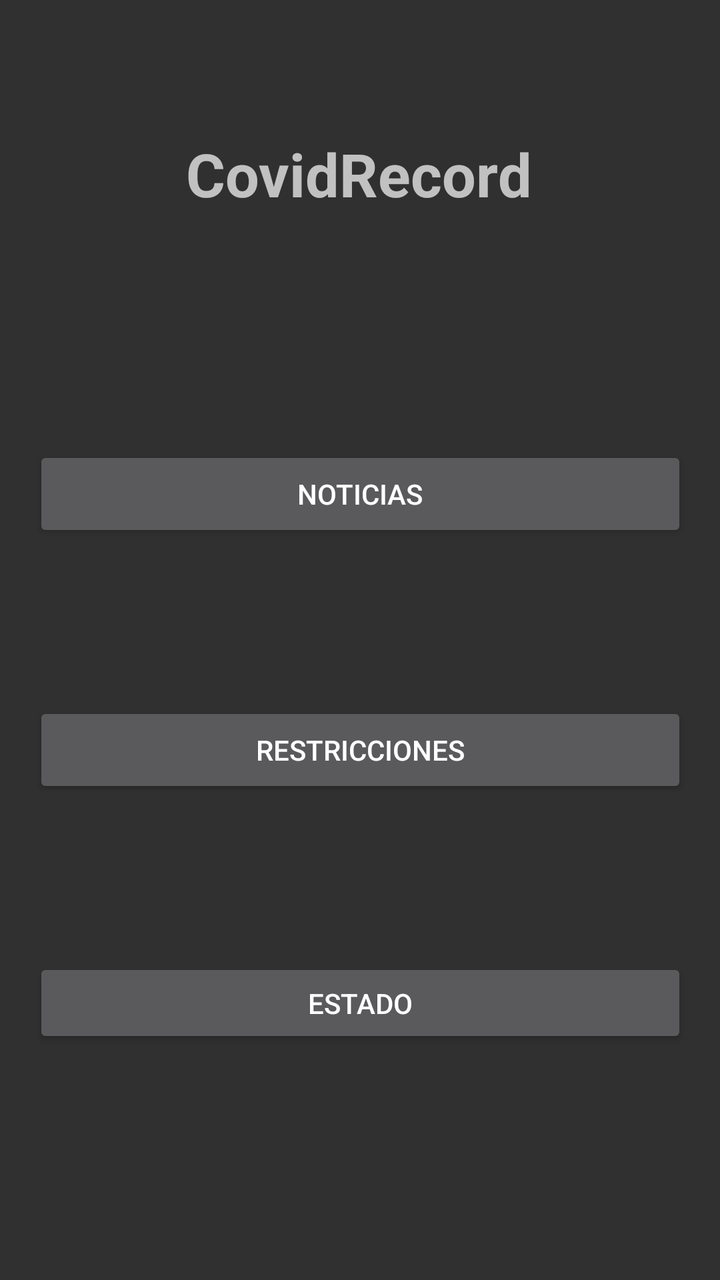
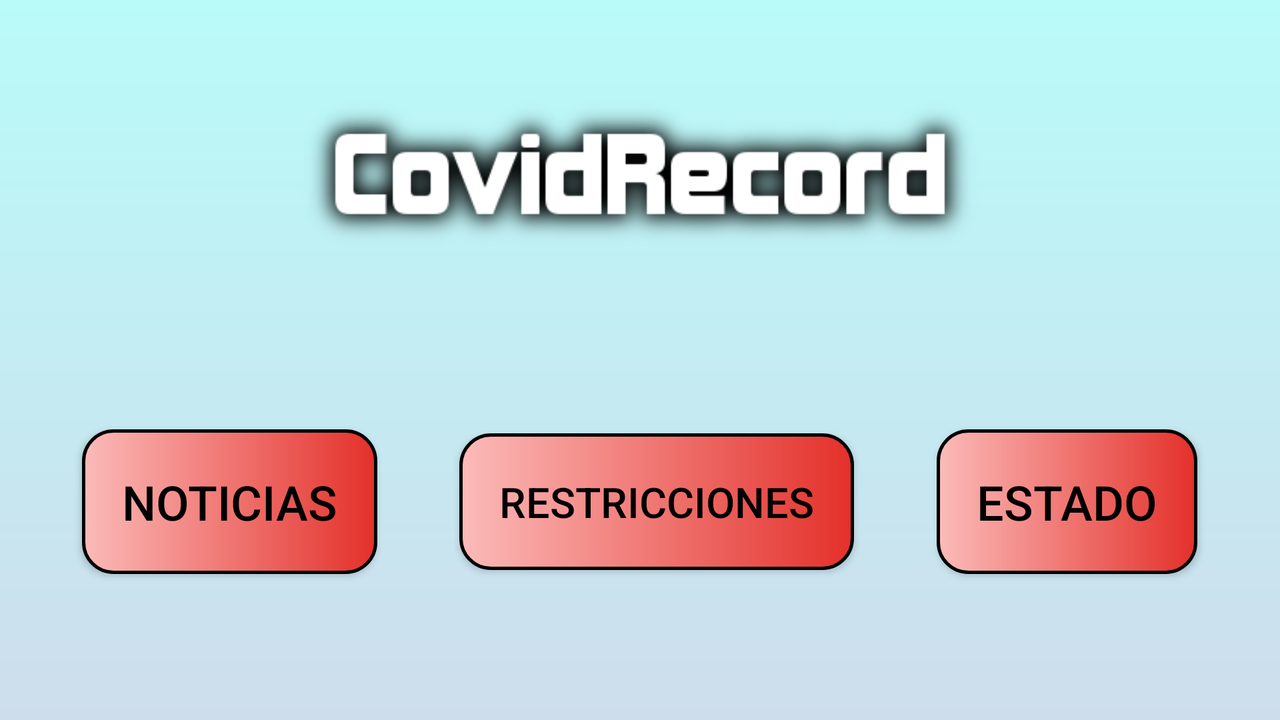

The same Android screen from two of the app's own layout files: first res/layout/ as a phone draws it, then the author's variant for another configuration, drawn on a device whose configuration selects that folder. Both files follow.
<!-- AndroidManifest.xml: application theme AppTheme -->
<!-- res/layout/activity_main.xml -->
<?xml version="1.0" encoding="utf-8"?>
<androidx.constraintlayout.widget.ConstraintLayout xmlns:android="http://schemas.android.com/apk/res/android"
    xmlns:app="http://schemas.android.com/apk/res-auto"
    xmlns:tools="http://schemas.android.com/tools"
    android:layout_width="match_parent"
    android:layout_height="match_parent"
    tools:context=".views.MainActivity">

    <TextView
        android:id="@+id/textView"
        android:layout_width="wrap_content"
        android:layout_height="wrap_content"
        android:text="@string/main_title"
        android:textSize="30sp"
        android:textStyle="bold"
        app:layout_constraintBottom_toBottomOf="parent"
        app:layout_constraintEnd_toEndOf="parent"
        app:layout_constraintHorizontal_bias="0.498"
        app:layout_constraintStart_toStartOf="parent"
        app:layout_constraintTop_toTopOf="parent"
        app:layout_constraintVertical_bias="0.111" />

    <LinearLayout
        android:layout_width="327dp"
        android:layout_height="301dp"
        android:orientation="vertical"
        app:layout_constraintBottom_toBottomOf="parent"
        app:layout_constraintEnd_toEndOf="parent"
        app:layout_constraintStart_toStartOf="parent"
        app:layout_constraintTop_toBottomOf="@+id/textView">

        <Button
            android:id="@+id/button_news"
            android:layout_width="match_parent"
            android:layout_height="wrap_content"
            android:onClick="onClickLanzarActivity"
            android:text="@string/main_news_button_text" />

        <Space
            android:layout_width="match_parent"
            android:layout_height="80dp" />

        <Button
            android:id="@+id/button_restriction"
            android:layout_width="match_parent"
            android:layout_height="wrap_content"
            android:onClick="onClickLanzarActivity"
            android:text="@string/main_restriction_button_text" />

        <Space
            android:layout_width="match_parent"
            android:layout_height="80dp" />

        <Button
            android:id="@+id/button_state"
            android:layout_width="match_parent"
            android:layout_height="wrap_content"
            android:onClick="onClickLanzarActivity"
            android:text="@string/main_state_button_text" />
    </LinearLayout>

</androidx.constraintlayout.widget.ConstraintLayout>
<!-- resources referenced by this layout -->
<resources>
  <string name="main_news_button_text">Noticias</string>
  <string name="main_restriction_button_text">Restricciones</string>
  <string name="main_state_button_text">Estado</string>
  <string name="main_title">CovidRecord</string>
  <style name="AppTheme" parent="Theme.AppCompat.NoActionBar">
          
          <item name="colorPrimary">@color/primary</item>
          
          <item name="colorAccent">@color/accent</item>
      </style>
  <color name="primary">#6200EE</color>
  <color name="accent">#03DAC5</color>
</resources>
<!-- res/layout-land/activity_main.xml (the author's variant of the layout above) -->
<!-- drawn on the phone turned sideways -->
<?xml version="1.0" encoding="utf-8"?>
<androidx.constraintlayout.widget.ConstraintLayout xmlns:android="http://schemas.android.com/apk/res/android"
    xmlns:app="http://schemas.android.com/apk/res-auto"
    xmlns:tools="http://schemas.android.com/tools"
    android:layout_width="match_parent"
    android:layout_height="match_parent"
    android:background="@drawable/ic_background_color"
    tools:context=".views.MainActivity"
    tools:layout_editor_absoluteY="25dp">

    <LinearLayout
        android:layout_width="match_parent"
        android:layout_height="match_parent"
        android:gravity="center_horizontal|center_vertical"
        android:orientation="vertical"
        app:layout_constraintBottom_toBottomOf="parent"
        app:layout_constraintEnd_toEndOf="parent"
        app:layout_constraintStart_toStartOf="parent"
        app:layout_constraintTop_toTopOf="parent">

        <ImageView
            android:id="@+id/imageView"
            android:layout_width="350dp"
            android:layout_height="110dp"
            android:layout_marginTop="32dp"
            android:contentDescription="@string/main_title"
            app:srcCompat="@drawable/ic_title_app" />

        <LinearLayout
            android:layout_width="match_parent"
            android:layout_height="match_parent"
            android:gravity="center_horizontal|center_vertical"
            android:orientation="horizontal">

            <Space
                android:layout_width="wrap_content"
                android:layout_height="wrap_content"
                android:layout_weight="1" />

            <Button
                android:id="@+id/button_news"
                android:layout_width="wrap_content"
                android:layout_height="wrap_content"
                android:background="@drawable/ic_button_main"
                android:onClick="onClickLanzarActivity"

                android:padding="20sp"
                android:text="@string/main_news_button_text"
                android:textColor="@color/black"
                android:textSize="24sp" />

            <Space
                android:layout_width="wrap_content"
                android:layout_height="wrap_content"
                android:layout_weight="1" />

            <Button
                android:id="@+id/button_restriction"
                android:layout_width="wrap_content"
                android:layout_height="wrap_content"
                android:background="@drawable/ic_button_main"
                android:onClick="onClickLanzarActivity"
                android:padding="20sp"
                android:text="@string/main_restriction_button_text"
                android:textColor="@color/black"
                android:textSize="21sp" />

            <Space
                android:layout_width="wrap_content"
                android:layout_height="wrap_content"
                android:layout_weight="1" />

            <Button
                android:id="@+id/button_state"
                android:layout_width="wrap_content"
                android:layout_height="wrap_content"
                android:background="@drawable/ic_button_main"

                android:onClick="onClickLanzarActivity"
                android:padding="20sp"
                android:text="@string/main_state_button_text"
                android:textColor="@color/black"
                android:textSize="24sp" />

            <Space
                android:layout_width="wrap_content"
                android:layout_height="wrap_content"
                android:layout_weight="1" />
        </LinearLayout>
    </LinearLayout>

</androidx.constraintlayout.widget.ConstraintLayout>
<!-- resources referenced by the variant -->
<!-- as the phone turned sideways resolves them -->
<resources>
  <color name="black">#000000</color>
  <!-- drawable ic_background_color (drawable) -->
  <?xml version="1.0" encoding="utf-8"?>
  <shape xmlns:android="http://schemas.android.com/apk/res/android">
      <gradient
          android:startColor="@color/background2"
          android:endColor="@color/background1"
          android:type="linear"
          android:angle="-90"/>
  </shape>
  <!-- drawable ic_button_main (drawable) -->
  <?xml version="1.0" encoding="utf-8"?>
  <shape xmlns:android="http://schemas.android.com/apk/res/android" android:shape="rectangle">
      <corners android:radius="15dp" />
      <gradient
          android:startColor="@color/button4"
          android:endColor="@color/button3"
          android:type="linear"
          android:angle="180" />
      
      <stroke
          android:width="5px"
          android:color="@color/black" />
      
  </shape>
  <!-- drawable ic_title_app: png bitmap (drawable, 15355 bytes) -->
  <string name="main_news_button_text">Noticias</string>
  <string name="main_restriction_button_text">Restricciones</string>
  <string name="main_state_button_text">Estado</string>
  <string name="main_title">CovidRecord</string>
  <style name="AppTheme" parent="Theme.AppCompat.NoActionBar">
          
          <item name="colorPrimary">@color/primary</item>
          
          <item name="colorAccent">@color/accent</item>
      </style>
  <color name="background2">#B9FBF9</color>
  <color name="background1">#CEDDEC</color>
  <color name="button4">#E4302A</color>
  <color name="button3">#FBBBB9</color>
  <color name="primary">#6200EE</color>
  <color name="accent">#03DAC5</color>
</resources>
